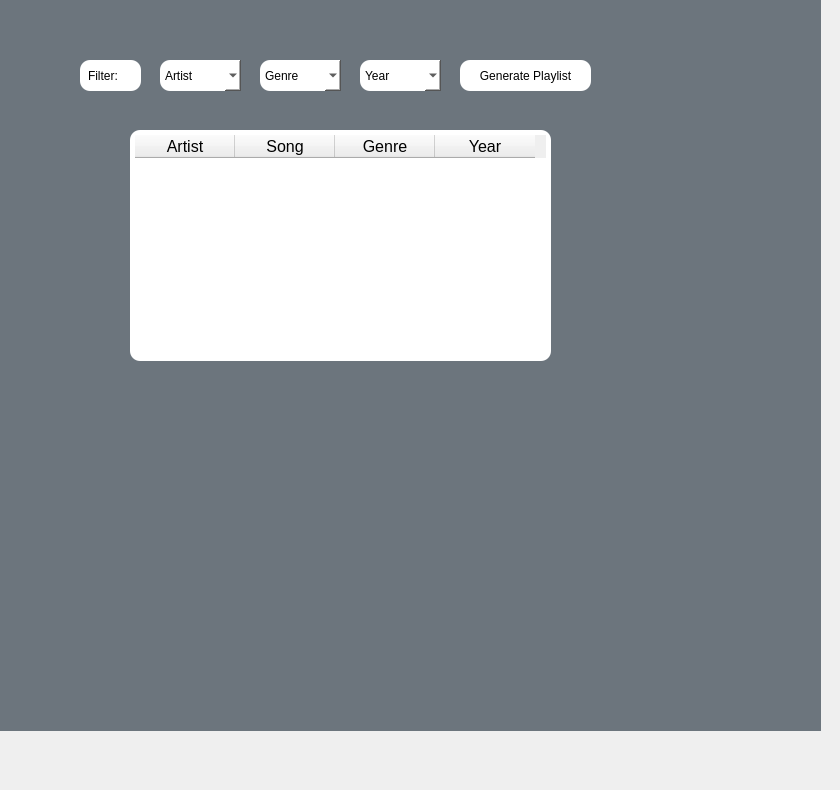
    <widget class="QWidget" name="playlist_page">
     <attribute name="title">
      <string>Page</string>
     </attribute>
     <widget class="QTableWidget" name="song_table">
      <property name="geometry">
       <rect>
        <x>130</x>
        <y>130</y>
        <width>421</width>
        <height>231</height>
       </rect>
      </property>
      <property name="styleSheet">
       <string notr="true">    QTableWidget {
	background-color: rgb(255, 255, 255);
        border-radius: 10px;
        padding: 5px;
    }</string>
      </property>
      <column>
       <property name="text">
        <string>Artist</string>
       </property>
       <property name="font">
        <font>
         <pointsize>12</pointsize>
        </font>
       </property>
      </column>
      <column>
       <property name="text">
        <string>Song</string>
       </property>
       <property name="font">
        <font>
         <pointsize>12</pointsize>
        </font>
       </property>
      </column>
      <column>
       <property name="text">
        <string>Genre</string>
       </property>
       <property name="font">
        <font>
         <pointsize>12</pointsize>
        </font>
       </property>
      </column>
      <column>
       <property name="text">
        <string>Year</string>
       </property>
       <property name="font">
        <font>
         <pointsize>12</pointsize>
        </font>
       </property>
      </column>
     </widget>
     <widget class="QPushButton" name="genB">
      <property name="geometry">
       <rect>
        <x>460</x>
        <y>60</y>
        <width>131</width>
        <height>31</height>
       </rect>
      </property>
      <property name="styleSheet">
       <string notr="true">    QPushButton {
	background-color: rgb(255, 255, 255);
        border-radius: 10px;
        padding: 5px;
    }</string>
      </property>
      <property name="text">
       <string>Generate Playlist</string>
      </property>
     </widget>
     <widget class="QComboBox" name="comboBox_4">
      <property name="geometry">
       <rect>
        <x>160</x>
        <y>60</y>
        <width>81</width>
        <height>31</height>
       </rect>
      </property>
      <property name="styleSheet">
       <string notr="true">    QComboBox {
	background-color: rgb(255, 255, 255);
        border-radius: 10px;
        padding: 5px;
    }</string>
      </property>
      <item>
       <property name="text">
        <string>Artist</string>
       </property>
      </item>
     </widget>
     <widget class="QComboBox" name="comboBox_5">
      <property name="geometry">
       <rect>
        <x>260</x>
        <y>60</y>
        <width>81</width>
        <height>31</height>
       </rect>
      </property>
      <property name="styleSheet">
       <string notr="true">    QComboBox {
	background-color: rgb(255, 255, 255);
        border-radius: 10px;
        padding: 5px;
    }</string>
      </property>
      <item>
       <property name="text">
        <string>Genre</string>
       </property>
      </item>
     </widget>
     <widget class="QComboBox" name="comboBox_6">
      <property name="geometry">
       <rect>
        <x>360</x>
        <y>60</y>
        <width>81</width>
        <height>31</height>
       </rect>
      </property>
      <property name="styleSheet">
       <string notr="true">    QComboBox {
	background-color: rgb(255, 255, 255);
        border-radius: 10px;
        padding: 5px;
    }</string>
      </property>
      <item>
       <property name="text">
        <string>Year</string>
       </property>
      </item>
     </widget>
     <widget class="QLabel" name="label_20">
      <property name="geometry">
       <rect>
        <x>80</x>
        <y>60</y>
        <width>61</width>
        <height>31</height>
       </rect>
      </property>
      <property name="styleSheet">
       <string notr="true">    QLabel {
	background-color: rgb(255, 255, 255);
        border-radius: 10px;
        padding: 5px;
    }</string>
      </property>
      <property name="text">
       <string>Filter:</string>
      </property>
     </widget>
     <widget class="QLabel" name="bg_play">
      <property name="geometry">
       <rect>
        <x>-10</x>
        <y>-50</y>
        <width>831</width>
        <height>781</height>
       </rect>
      </property>
      <property name="font">
       <font>
        <pointsize>9</pointsize>
        <bold>true</bold>
       </font>
      </property>
      <property name="styleSheet">
       <string notr="true">background-color: #6C757D ;
color: #2C3E50;</string>
      </property>
      <property name="text">
       <string/>
      </property>
      <property name="pixmap">
       <pixmap resource="wall/bg.qrc">:/newPrefix/19eee91f32a591a52ce1b92e1fa092f9.jpg</pixmap>
      </property>
     </widget>
     <zorder>bg_play</zorder>
     <zorder>song_table</zorder>
     <zorder>genB</zorder>
     <zorder>comboBox_4</zorder>
     <zorder>comboBox_5</zorder>
     <zorder>comboBox_6</zorder>
     <zorder>label_20</zorder>
    </widget>
